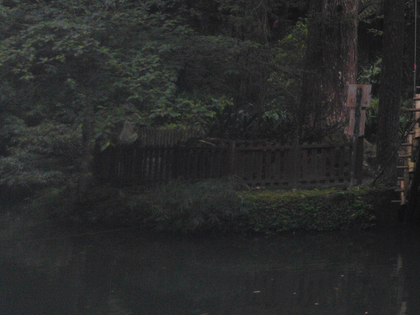
%> input picture Project 1/p1im2.png, 420 x 315 px, shrunk from 640 x 480 before the run
$ octave Solution_Img2.m   (GNU Octave 9; MATLAB toolbox functions it lacks are replaced by stand-ins)
%> lines starting %> are read from the running program, lines starting %| are printed output that depends on the picture
### Project 1/RGB_to_HSI.m
function HSI = RGB_to_HSI(imgMatr)
    %-----------------------------------
    % This function perform the tranformation from RGB to HSI
    % return RGB
    % refer to https://www.imageeprocessing.com/2013/05/converting-rgb-image-to-hsi.html
    %-----------------------------------

    imgMatr = double(imgMatr);

    R = imgMatr(:,:,1) / 255;
    G = imgMatr(:,:,2) / 255;
    B = imgMatr(:,:,3) / 255;

    % Hue
    numerator = 1/2 * ((R - G) + (R - B));
    denominator = ((R - G).^2+((R - B).*(G - B))).^0.5;

    % To avoid divide by zero exception add a small number in the denominator
    H = acosd(numerator./(denominator + 0.000001));

    % If B>G then H= 360-Theta
    H(B > G) = 360 - H(B > G);

    % Normalize to the range [0 1]
    H = H / 360;

    % Saturation
    S = 1 - (3./ (sum(imgMatr,3) + 0.000001)).* min(imgMatr,[],3);

    % Intensity
    I = sum(imgMatr,3)./ 3;

    % HSI
    HSI = cat(3,H,S,I);

end

### Project 1/compute_histogram.m
function Hist = compute_histogram(imgMatr)
    % ----------------------
    % This function simply output the histogram of image
    % To show it on graph, please use bar() function
    % return: A matrix with dimension 2 x 256,
    % first row represents pixel value class
    % second row represents the frequency of corresponding pixel value
    % ----------------------
    Hist = zeros(256,1);

    % Stat frequency of each pixel values.
    for i = 1 : 256
        Hist(i,1) = sum(sum(sum(imgMatr == i)));
    end

end

### Project 1/power_law_transform.m
function imgMatr = power_law_transform(imgMatr,c,gamma)
    % ---------------------------------
    % This function perform the power law transformation
    % return transformed image matrix
    % https://www.ques10.com/p/3690/determine-the-output-image-using-power-law-transfo/?
    % ---------------------------------
    imgMatr = double(imgMatr)/255;
    imgMatr = c * (imgMatr).^gamma;
    imgMatr = uint8(imgMatr * 255);
end

### Project 1/HSI_to_RGB.m
function RGB = HSI_to_RGB(imgMatr)
    %-----------------------------------
    % This function perform the tranformation from HSI to RGB
    % return RGB
    % refer to https://www.imageeprocessing.com/2013/06/convert-hsi-image-to-rgb-image.html
    %-----------------------------------

    imgMatr = double(imgMatr);

    hg = size(imgMatr,1); % get the height of image
    wd = size(imgMatr,2); % get the width of image

    H = imgMatr(:,:,1) * 360;
    S = imgMatr(:,:,2);
    I = imgMatr(:,:,3);

    % Preallocate the R,G and B components
    R = zeros(hg,wd);
    G = zeros(hg,wd);
    B = zeros(hg,wd);

    % RG Sector(0<=H<120)
    % When H is in the above sector, the RGB components equations are
    B(H < 120) = I(H < 120).* (1 - S(H < 120));
    R(H < 120) = I(H < 120).* (1 + ((S(H < 120).* cosd(H(H < 120)))./ cosd(60 - H(H < 120))));
    G(H < 120) = 3.* I(H < 120) - (R(H < 120) + B(H < 120));

    % GB Sector(120<=H<240)
    % When H is in the above sector, the RGB components equations are
    % Subtract 120 from Hue
    H_adj = H - 120;
    R(H >= 120 & H < 240) = I(H >= 120 & H < 240).*(1 - S(H >= 120 & H < 240));
    G(H >= 120 & H < 240) = I(H >= 120 & H < 240).*(1 + ((S(H >= 120 & H < 240).*cosd(H_adj(H >= 120 & H <240)))./cosd(60 - H_adj(H >=120 & H < 240))));
    B(H >= 120 & H < 240) = 3.*I(H >= 120 & H < 240) - (R(H >= 120 & H < 240) + G(H >= 120 & H < 240));

    % BR Sector(240<=H<=360)
    % When H is in the above sector, the RGB components equations are
    % Subtract 240 from Hue
    H_adj = H - 240;
    G(H >= 240 & H <= 360) = I(H >= 240 & H <= 360).*(1 - S(H >= 240 & H <= 360));
    B(H >= 240 & H <= 360) = I(H >= 240 & H <= 360).*(1 + ((S(H >= 240 & H <= 360).*cosd(H_adj(H >= 240 & H <= 360)))./cosd(60 - H_adj(H >= 240 & H <= 360))));
    R(H >= 240 & H <= 360) = 3.*I(H >= 240 & H <= 360) - (G(H >= 240 & H <= 360) + B(H >= 240 & H <= 360));

    %Form RGB Image
    RGB = uint8(cat(3,R,G,B));

end

### Project 1/RGB_to_HSV.m
function HSV = RGB_to_HSV(imgMatr)
    %-----------------------------------
    % This function perform the tranformation from RGB to HSV
    % return HSV
    % refer to https://www.mathworks.com/matlabcentral/fileexchange/48864-rgb_to_hsv-m
    %-----------------------------------

    imgMatr = double(imgMatr);

    hg = size(imgMatr,1); % get the height of image
    wd = size(imgMatr,2); % get the width of image

    imgMatr_R = imgMatr(:,:,1);
    imgMatr_G = imgMatr(:,:,2);
    imgMatr_B = imgMatr(:,:,3);

    H_matr = zeros(hg,wd);
    S_matr = zeros(hg,wd);
    V_matr = zeros(hg,wd);

    for row = 1 : hg
        for col = 1 : wd
            R = imgMatr_R(row,col);
            G = imgMatr_G(row,col);
            B = imgMatr_B(row,col);

            Max = max(R,max(G,B));
            Min = min(R,min(G,B));

            % Compute H
            H = 0;
            delta = Max - Min;
            if (delta == 0)
                H = 0; % undefined
            elseif (Max == R)
                H = 60 * (G - B) / delta;
                if (G < B) H = H + 360; end
            elseif (Max == G)
                H = 60 * (B - R) / delta + 120;
            elseif (Max == B)
                H = 60 * (R - G) / delta + 240;
            end

            % check if the value of H is negative
            if (H < 0)
                H = H + 360;
            end
            H = H / 360.0;


           % Compute S
           if (Max == 0)
               S = 0;
           else
            S = 1 - Min / Max;
           end

           % Compute V
           V = Max;

           H_matr(row,col) = H;
           S_matr(row,col) = S;
           V_matr(row,col) = V;

        end
    end

    HSV = cat(3,H_matr,S_matr,V_matr);

end

### Project 1/HSV_to_RGB.m
function RGB = HSV_to_RGB(imgMatr)
    %-----------------------------------
    % This function perform the tranformation from HSV to RGB
    % return RGB
    % refer to https://www.rapidtables.com/convert/color/hsv-to-rgb.html
    %-----------------------------------

    imgMatr = double(imgMatr);

    hg = size(imgMatr,1); % get the height of image
    wd = size(imgMatr,2); % get the width of image

    imgMatr_H = imgMatr(:,:,1) * 360;
    imgMatr_S = imgMatr(:,:,2);
    imgMatr_V = imgMatr(:,:,3) / 255;

    R_matr = zeros(hg,wd);
    G_matr = zeros(hg,wd);
    B_matr = zeros(hg,wd);

    for row = 1 : hg
        for col = 1 : wd
            H = imgMatr_H(row,col);
            S = imgMatr_S(row,col);
            V = imgMatr_V(row,col);

            % transform to RGB
            C = V * S;
            X = C * (1 - abs( mod(H/60,2) - 1 ));
            m = V - C;

            R = 0; G = 0; B = 0;
            if (H >= 0 && H < 60)
                R = C; G = X; B = 0;
            elseif (H >= 60 && H < 120)
                R = X; G = C; B = 0;
            elseif (H >= 120 && H < 180)
                R = 0; G = C; B = X;
            elseif (H >= 180 && H < 240)
                R = 0; G = X; B = C;
            elseif (H >= 240 && H < 300)
                R = X; G = 0; B = C;
            elseif (H >= 300 && H < 306)
                R = C; G = 0; B = X;
            end


            R_matr(row,col) = (R + m) * 255;
            G_matr(row,col) = (G + m) * 255;
            B_matr(row,col) = (B + m) * 255;

        end
    end

    RGB = uint8(cat(3,R_matr,G_matr,B_matr));

end

### Project 1/bilateral_filtering.m
function transImgMatr = bilateral_filtering(imgMatr,filtSize,sigma_d,sigma_g)
    % ---------------------------------
    % This function perform the noise removal with bilateral filtering
    % return transformed image matrix
    % Code refer to https://www.mathworks.com/matlabcentral/fileexchange/12191-bilateral-filtering
    % ---------------------------------
    imgMatr = double(imgMatr);

    hg = size(imgMatr,1); % get the height of image
    wd = size(imgMatr,2); % get the width of image

    % replicate padding on image matrix
    shift = double(floor(filtSize / 2));
    paddMatr = padarray(imgMatr,[shift shift],0);

    % Make 2D Gaussian kernel
    x=-ceil(shift) : ceil(shift);
    Gauss1D = exp(-(x.^2 / (2 * sigma_d^2)));
    Gauss1D = Gauss1D / sum(Gauss1D(:));

    GaussX=reshape(Gauss1D,[length(Gauss1D) 1]);
    GaussY=reshape(Gauss1D,[1 length(Gauss1D)]);

    GaussMatr = zeros(length(GaussX),length(GaussY));
    for x = 1 : length(GaussX)
        for y = 1 : length(GaussY)
            GaussMatr(x,y) = GaussX(x) * GaussY(y);
        end
    end

    clearvars GaussX GaussY Gauss1D

    % create the matrix with width and height
    % exacly same as the input image to store the transformed pixel values
    transImgMatr = zeros(hg,wd);

    % Do spatial filtering
    for row = 1 : hg
        for col = 1 : wd

            % Extract local region
            L = paddMatr(row : row + (filtSize - 1),col : col + (filtSize - 1));
            % Compute Gaussian Intensity Weights
            H = exp(-(L - imgMatr(row,col).^2) / (2 * sigma_g^2));
            % Compute Bilateral filter response
            Bilt = H.* GaussMatr;

            transImgMatr(row,col) = sum(Bilt(:).* L(:)) / sum(Bilt(:));

        end
    end

    transImgMatr = uint8(transImgMatr);
end

### Project 1/laplacian_filtering.m
function transImgMatr = laplacian_filtering(imgMatr,Lapl_filt)
    % ---------------------------------
    % This function perform sharpening with laplacian filtering
    % return transformed image matrix
    % refer to https://bohr.wlu.ca/hfan/cp467/12/notes/cp467_12_lecture6_sharpening.pdf
    % pg13
    % ---------------------------------

    imgMatr = double(imgMatr);

    hg = size(imgMatr,1); % get the height of image
    wd = size(imgMatr,2); % get the width of image

    % zero padding on image matrix
    filtSize = 3;
    shift = double(floor(filtSize / 2));
    paddMatr = padarray(imgMatr,[shift shift],0);

    % create the matrix with width and height
    % exacly same as the input image to store the transformed pixel values
    transImgMatr = zeros(hg,wd);

    % [4 lines of commented-out code are left out]


    filt = zeros(hg,wd);
    for row = 1 : hg
        for col = 1 : wd
            mul = paddMatr(row : row + (filtSize - 1),col : col + (filtSize - 1)).* Lapl_filt;
            filt(row,col) = sum(mul(:));
        end
    end

    transImgMatr = imgMatr - filt;
    transImgMatr = uint8(transImgMatr);
end

### Project 1/Solution_Img2.m
% ================================
% This file show the best method to enhance the image2
% ================================

clear;
close all;
clc;
clf;

figIdx = 0;
% Image 2
imgMatr = imread("p1im2.png");
%> imgMatr is the input picture: size 315x420x3 uint8; mean R, G, B 41.2, 42.5, 41.8
figIdx = figIdx + 1;
figure(figIdx);
imshow(imgMatr);
title("Original Image");


imgMatr_R = imgMatr(:,:,1);
imgMatr_G = imgMatr(:,:,2);
imgMatr_B = imgMatr(:,:,3);

HSI = RGB_to_HSI(imgMatr);
%> in RGB_to_HSI, `numerator = 1/2 * ((R - G) + (R - B));`:
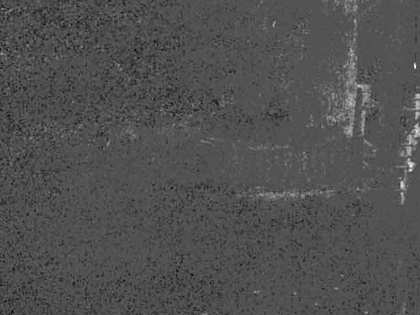
%> numerator: size 315x420 double; min -0.104, max 0.212, mean -0.00377; drawn with min black and max white
%> in RGB_to_HSI, `H(B > G) = 360 - H(B > G);`:
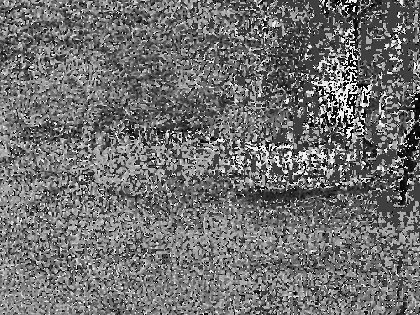
%> H: size 315x420 double; min 0.222, max 358.4, mean 158.6; drawn with min black and max white
%> in RGB_to_HSI, `S = 1 - (3./ (sum(imgMatr,3) + 0.000001)).* min(imgMatr,[],3);`:
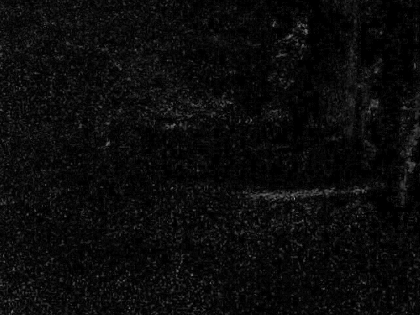
%> S: size 315x420 double; min 3.55e-09, max 0.637, mean 0.0442
%> in RGB_to_HSI, `HSI = cat(3,H,S,I);`:
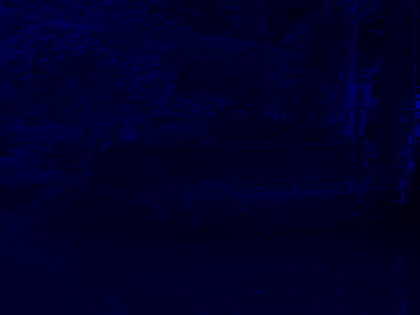
%> HSI: size 315x420x3 double; mean R, G, B 0.4, 0, 41.9
imgMatr_H = HSI(:,:,1);
imgMatr_S = HSI(:,:,2);
imgMatr_I = HSI(:,:,3);

% check each distribution of channel (RGB)
histR = compute_histogram(imgMatr_R);
%> after the loop in compute_histogram, `for i = 1 : 256`: Hist = 256 values, max 6438 at index 40, min 0 at index 1, mean 516.8
%> histR has the same summary as Hist in compute_histogram
histG = compute_histogram(imgMatr_G);
%> histG = 256 values, max 6491 at index 42, min 0 at index 1, mean 516.8
histB = compute_histogram(imgMatr_B);
%> histB = 256 values, max 6563 at index 42, min 0 at index 1, mean 516.8


figIdx = figIdx + 1;
figure(figIdx);
subplot(3,1,1),bar(0:255,histR);
title("Distribution of RGB");
subplot(3,1,2),bar(0:255,histG);
subplot(3,1,3),bar(0:255,histB);


% check distribution of Intensity
histI = compute_histogram(imgMatr_I);
%> histI = 256 values, max 2547 at index 41, min 0 at index 1, mean 201.7

figIdx = figIdx + 1;
figure(figIdx);
bar(0:255,histI);
title("Distribution of Intensity");

% ========================================================================
% CONTRAST ADJUSTMENT
% ========================================================================
% power law transformation
% only on I (HSI)
trans_I = power_law_transform(imgMatr_I,1.2,0.9);
transImgHSI = zeros(size(imgMatr));

transImgHSI(:,:,1) = imgMatr_H;
transImgHSI(:,:,2) = imgMatr_S;
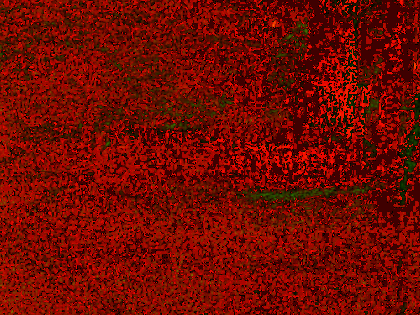
%> transImgHSI: size 315x420x3 double; mean R, G, B 0.441, 0.0442, 0
transImgHSI(:,:,3) = trans_I;
transImg = HSI_to_RGB(transImgHSI);
%> in HSI_to_RGB, `B(H < 120) = I(H < 120).* (1 - S(H < 120));`:
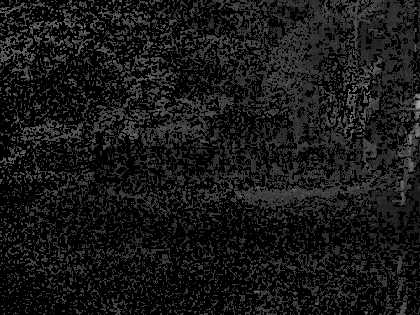
%> B: size 315x420 double; min 0, max 172.9, mean 24
%> in HSI_to_RGB, `R(H >= 120 & H < 240) = I(H >= 120 & H < 240).*(1 - S(H >= 120 & H < 2..`:
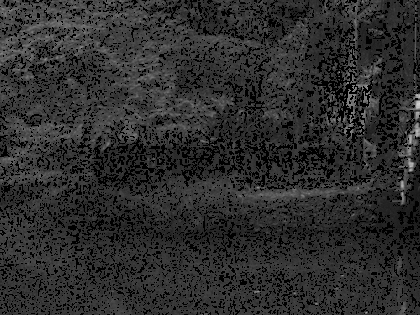
%> R: size 315x420 double; min 0, max 212, mean 45.6

% check adjusted distribution of Intensity
histI = compute_histogram(trans_I);
%> histI = 256 values, max 6806 at index 59, min 0 at index 1, mean 516.8

figIdx = figIdx + 1;
figure(figIdx);
bar(0:255,histI);
title("Distribution of Intensity");

% Check the adjusted distribution of RGB
trans_R = transImg(:,:,1);
trans_G = transImg(:,:,2);
trans_B = transImg(:,:,3);

histR = compute_histogram(trans_R);
%> histR = 256 values, max 6010 at index 59, min 0 at index 1, mean 516.8
histG = compute_histogram(trans_G);
%> histG = 256 values, max 5890 at index 59, min 0 at index 1, mean 516.8
histB = compute_histogram(trans_B);
%> histB = 256 values, max 6141 at index 59, min 0 at index 1, mean 516.8

figIdx = figIdx + 1;
figure(figIdx);
subplot(3,1,1),bar(0:255,histR);
title("Distribution of RGB");
subplot(3,1,2),bar(0:255,histG);
subplot(3,1,3),bar(0:255,histB);

figIdx = figIdx + 1;
figure(figIdx);
imshow(transImg);
title("Power Law Transformation only on Intensity");

imgMatr = transImg;

imgMatr_R = imgMatr(:,:,1);
imgMatr_G = imgMatr(:,:,2);
imgMatr_B = imgMatr(:,:,3);

HSI = RGB_to_HSI(imgMatr);
imgMatr_H = HSI(:,:,1);
imgMatr_S = HSI(:,:,2);
imgMatr_I = HSI(:,:,3);

% ========================================================================
% COLOR CORRECTION
% ========================================================================
% Convert RGB component into HSV
HSV = RGB_to_HSV(imgMatr);
%> after the loop in RGB_to_HSV, `for row = 1 : hg`: S = 0.135
changeIn_h = -30/360;
changeIn_s = 0.2;
changeIn_v = -20;

imgMatr_H = HSV(:,:,1) + changeIn_h;
imgMatr_S = HSV(:,:,2) + changeIn_s;
imgMatr_V = HSV(:,:,3) + changeIn_v;

transImgHSI = zeros(size(imgMatr));

transImgHSI(:,:,1) = imgMatr_H;
transImgHSI(:,:,2) = imgMatr_S;
transImgHSI(:,:,3) = imgMatr_V;
transImg = HSV_to_RGB(transImgHSI);

figIdx = figIdx + 1;
figure(figIdx);
imshow(transImg);
title("Color Correction on Intensity");

imgMatr = transImg;

imgMatr_R = imgMatr(:,:,1);
imgMatr_G = imgMatr(:,:,2);
imgMatr_B = imgMatr(:,:,3);

HSI = RGB_to_HSI(imgMatr);
imgMatr_H = HSI(:,:,1);
imgMatr_S = HSI(:,:,2);
imgMatr_I = HSI(:,:,3);

% ========================================================================
% SMOOTHING AND NOISE REDUCTION
% ========================================================================
% bilateral filter
% only on I (HSI)
filtSz = 3;
sigma_d = 15;
sigma_g = 15;
trans_I = bilateral_filtering(imgMatr_I,filtSz,sigma_d,sigma_g);
transImgHSI = zeros(size(imgMatr));

transImgHSI(:,:,1) = imgMatr_H;
transImgHSI(:,:,2) = imgMatr_S;
transImgHSI(:,:,3) = trans_I;
transImg = HSI_to_RGB(transImgHSI);

figIdx = figIdx + 1;
figure(figIdx);
imshow(transImg);
title("Bilateral Filtering on Intensity");

imgMatr = transImg;

imgMatr_R = imgMatr(:,:,1);
imgMatr_G = imgMatr(:,:,2);
imgMatr_B = imgMatr(:,:,3);

HSI = RGB_to_HSI(imgMatr);
imgMatr_H = HSI(:,:,1);
imgMatr_S = HSI(:,:,2);
imgMatr_I = HSI(:,:,3);

% ========================================================================
% SHARPENING
% ========================================================================
% laplacian filter
% only on I (HSI)
%Lapl_filt = [0,1,0 ; 1,-4,1 ; 0,1,0];
Lapl_filt = [1,1,1 ; 1,-8,1 ; 1,1,1];
trans_I = laplacian_filtering(imgMatr_I,Lapl_filt);
transImgHSI = zeros(size(imgMatr));

transImgHSI(:,:,1) = imgMatr_H;
transImgHSI(:,:,2) = imgMatr_S;
transImgHSI(:,:,3) = trans_I;
transImg = HSI_to_RGB(transImgHSI);

figIdx = figIdx + 1;
figure(figIdx);
imshow(transImg);
title("Result");

imgMatr = transImg;
